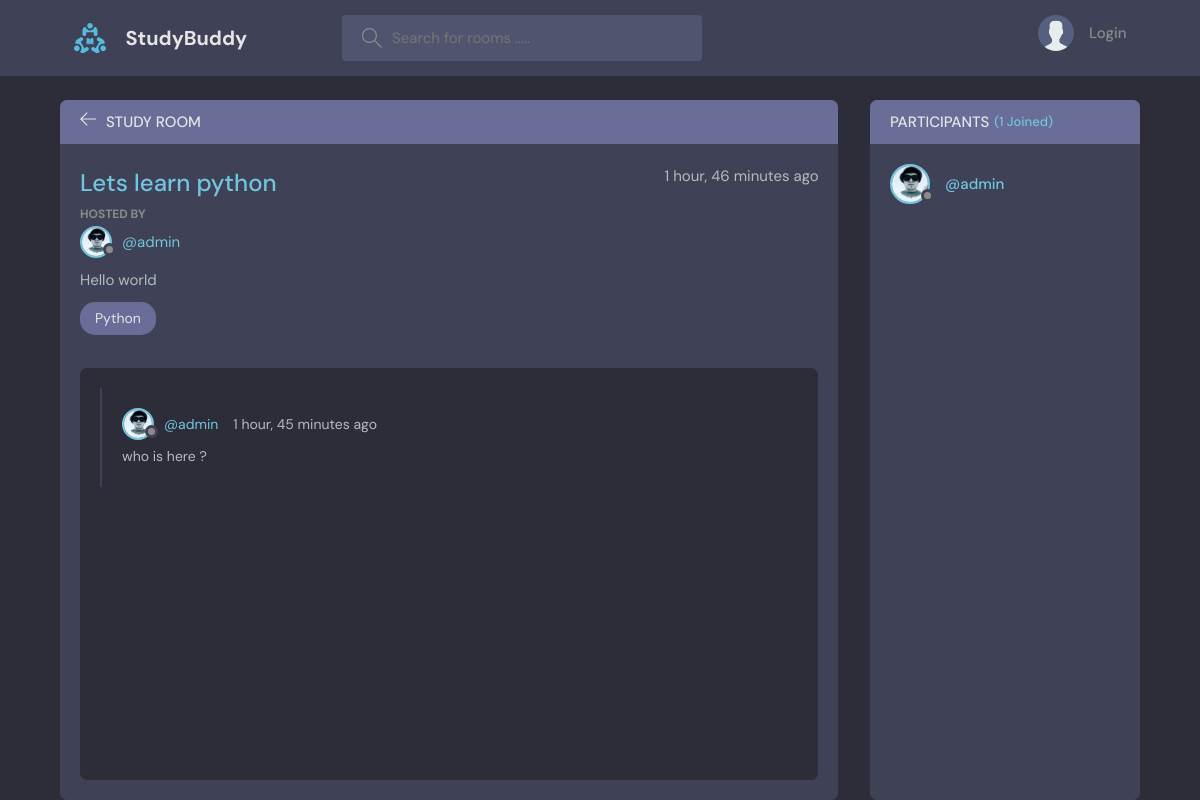
Before: /room/2/ with the older database file.
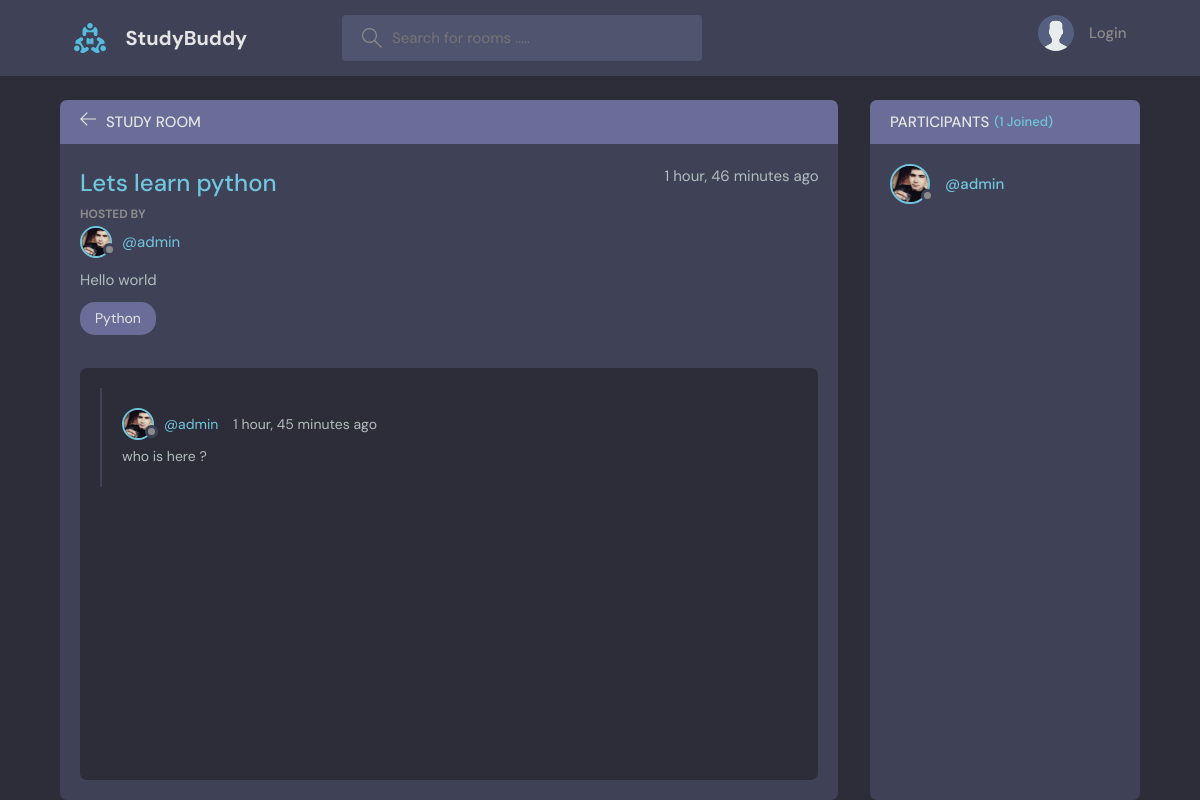
After: the same page with the newer database file.
### base/models.py (models this page shows, shortened)
class Room(models.Model):
    host = models.ForeignKey(User, on_delete=models.SET_NULL, null=True)
    topic = models.ForeignKey(Topic, on_delete=models.SET_NULL, null=True)
    participants = models.ManyToManyField(User, related_name='participants', blank=True)
    name = models.CharField(max_length=200)
    description = models.TextField()
    updated = models.DateTimeField(auto_now=True)
    created = models.DateTimeField(auto_now_add=True)
    class Meta:
        ordering = ['-updated', '-created']

class User(AbstractUser):
    name = models.CharField(max_length=200, null=True)
    email = models.EmailField(unique=True)
    bio = models.TextField(null=True)
    avator = models.ImageField(null=True, default='avatar.svg')
    USERNAME_FIELD = 'username'
    REQUIRED_FIELDS = []

class Message(models.Model):
    user = models.ForeignKey(User, on_delete=models.CASCADE)
    room = models.ForeignKey(Room, on_delete=models.CASCADE)
    body = models.TextField()
    updated = models.DateTimeField(auto_now=True)
    date = models.DateTimeField(auto_now_add=True)
    class Meta:
        ordering = ['-updated', '-date']

class Topic(models.Model):
    name = models.CharField(max_length=200)
    def __str__(self) -> str:
        return self.name

### base/views.py (the view, shortened to what this page needs)
# urls.py: path('room/<str:pk>/', views.room, name='room'),
def room(request, pk):
    room = Room.objects.get(id=pk)
    room_messages = room.message_set.all()
    participants = room.participants.all()
    context = {'room': room, 'room_messages': room_messages,
               'participants': participants}
    return render(request, 'room.html', context)

### base/templates/room.html (shortened to what this page needs)
{% extends 'main.html' %}
{% load static %}
{% block content %}
<main class="profile-page layout layout--2">
  <div class="container">
    <div class="room">
      <div class="room__top">
        <div class="room__topLeft">
          <a href="{% url 'home' %}">
            <svg
              version="1.1"
              xmlns="http://www.w3.org/2000/svg"
              width="32"
              height="32"
              viewBox="0 0 32 32"
            >
              <title>arrow-left</title>
              <path
                d="M13.723 2.286l-13.723 13.714 13.719 13.714 1.616-1.611-10.96-10.96h27.625v-2.286h-27.625l10.965-10.965-1.616-1.607z"
              ></path>
            </svg>
          </a>
          <h3>Study Room</h3>
        </div>
      </div>
      <div class="room__box scroll">
        <div class="room__header scroll">
          <div class="room__info">
            <h3>{{room.name}}</h3>
            <span>{{room.created|timesince}} ago</span>
          </div>
          <div class="room__hosted">
            <p>Hosted By</p>
            <a href="{% url 'profile' room.host.id %}" class="room__author">
              <div class="avatar avatar--small">
                <img src="{{room.host.avator.url}}" />
              </div>
              <span>@{{room.host.username}}</span>
            </a>
          </div>
          <div class="room__details">
            {{room.description}}
          </div>
          <span class="room__topics">{{room.topic}}</span>
        </div>
        <div class="room__conversation">
          <div class="threads scroll">
            {% for message in room_messages %}
            <div class="thread">
              <div class="thread__top">
                <div class="thread__author">
                  <a href="#" class="thread__authorInfo">
                    <div class="avatar avatar--small">
                      <img
                        src="{{message.user.avator.url}}"
                      />
                    </div>
                    <span>@{{message.user}}</span>
                  </a>
                  <span class="thread__date">{{message.date|timesince}} ago</span>
                </div>
              </div>
              <div class="thread__details">
                {{message.body}}
              </div>
            </div>
            {% endfor %}
          </div>
        </div>
      </div>
    </div>
    <div class="participants">
      <h3 class="participants__top">
        Participants <span>({{ room.participants.all.count }} Joined)</span>
      </h3>
      <div class="participants__list scroll">
        {% for user in participants %}
        <a href="profile.html" class="participant">
          <div class="avatar avatar--medium">
            <img src="{{user.avator.url}}" />
          </div>
          <p>
            <span>@{{user.username}}</span>
          </p>
        </a>
        {% endfor %}
      </div>
    </div>
  </div>
</main>
{% endblock %}

Changed rows visible on the page:
changed through a linked row, Room "Lets learn python": host.avator: a different picture
changed through a linked row, Message "who is here ?": user.avator: a different picture
changed User "admin": avator: a different picture
